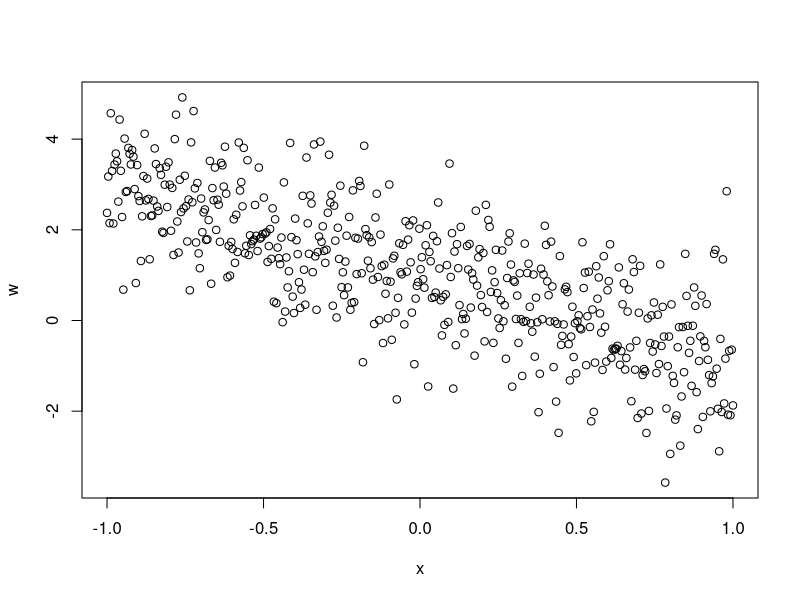
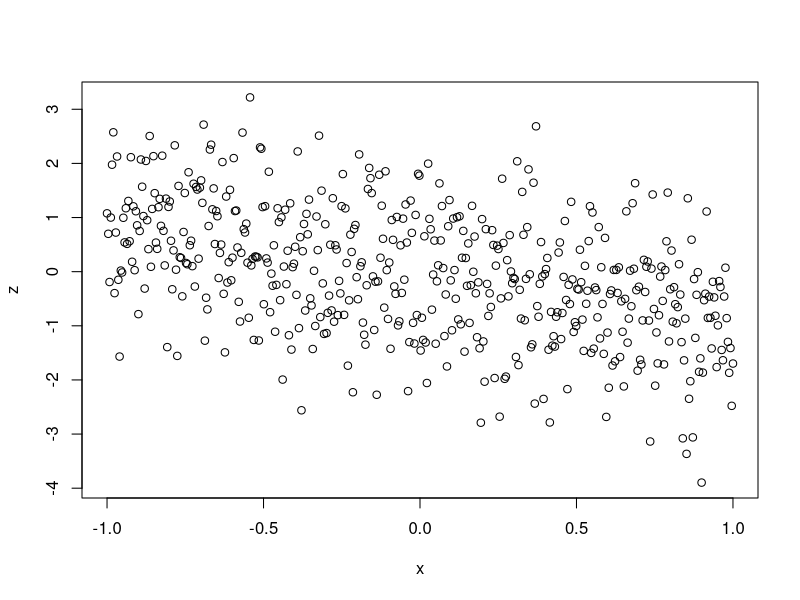
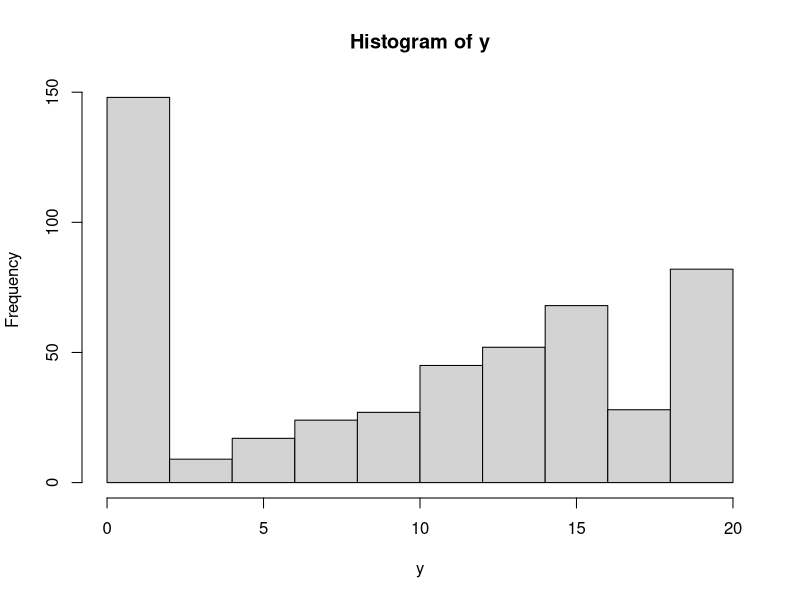
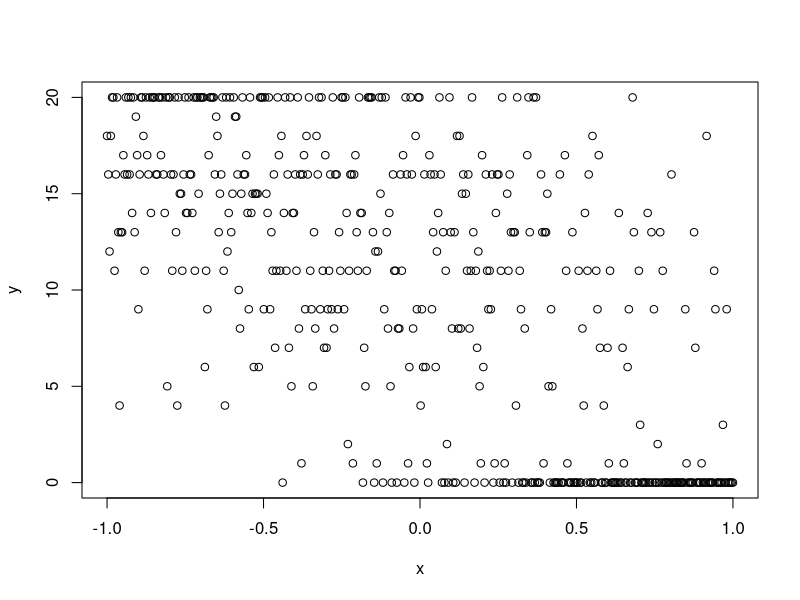

These figures' R source, in order: (Note: this script raises an error after producing the figures.)
rm(list=ls(all=TRUE))
set.seed(1)

n=500
x=seq(from=-1,to=1,length.out=n)

true.a0=a0=1
true.a1=a1=-2
true.w=w=rnorm(n,mean=a0+a1*x,sd=1)
plot(x,w)

true.b1=b1=-1
true.b2=b2=0
med=b1*x+b2*(x^2)
true.z=z=rnorm(n,mean=med,sd=1)
plot(x,z)

nclass=20
true.breaks=breaks=sort(rnorm(nclass-1,mean=0,sd=1))

y=rep(NA,n)
cond=w<0
y[cond]=0
cond=z<breaks[1] & w>0; y[cond]=1
for (i in 2:(nclass-1)){
  cond=z<breaks[i] & z>breaks[i-1] & w>0
  y[cond]=i
}
cond=z>breaks[nclass-1] & w>0
y[cond]=nclass

table(y)
hist(y)
plot(x,y)
dat=data.frame(x=x,y=y)

setwd('U:\\modeling abundance\\git_ZIMN')
write.csv(dat,'fake data.csv',row.names=F)